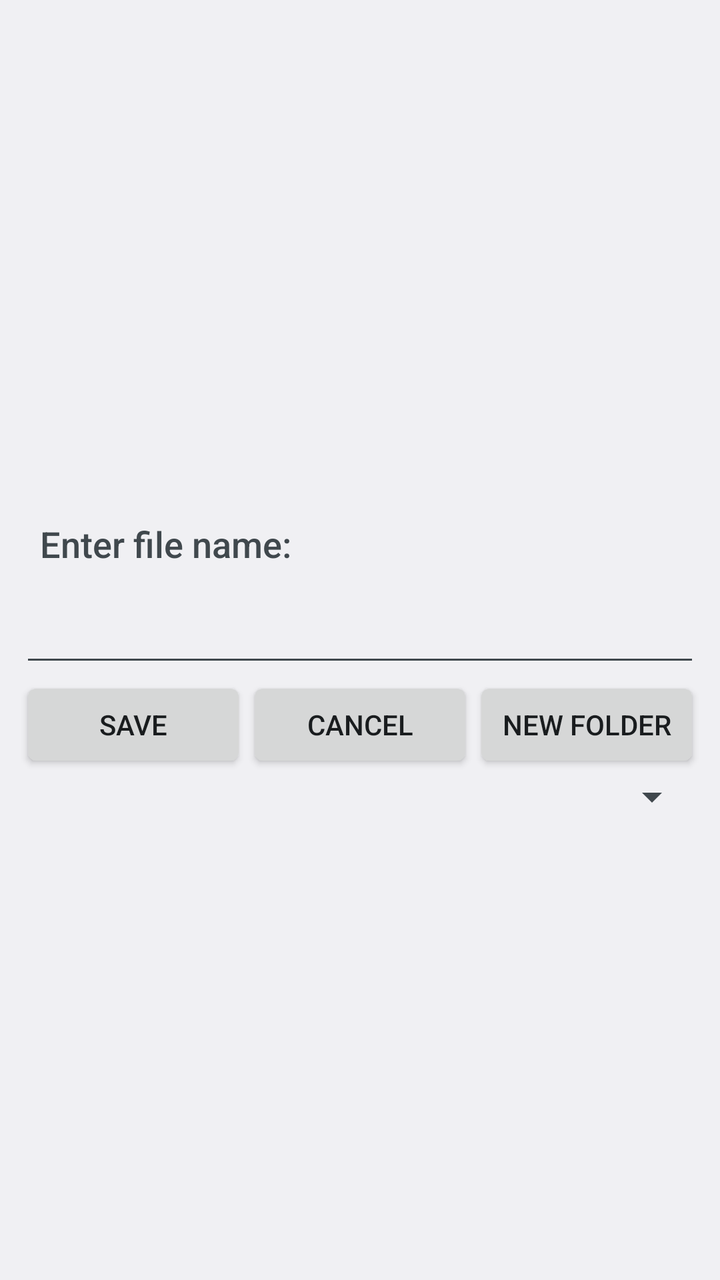
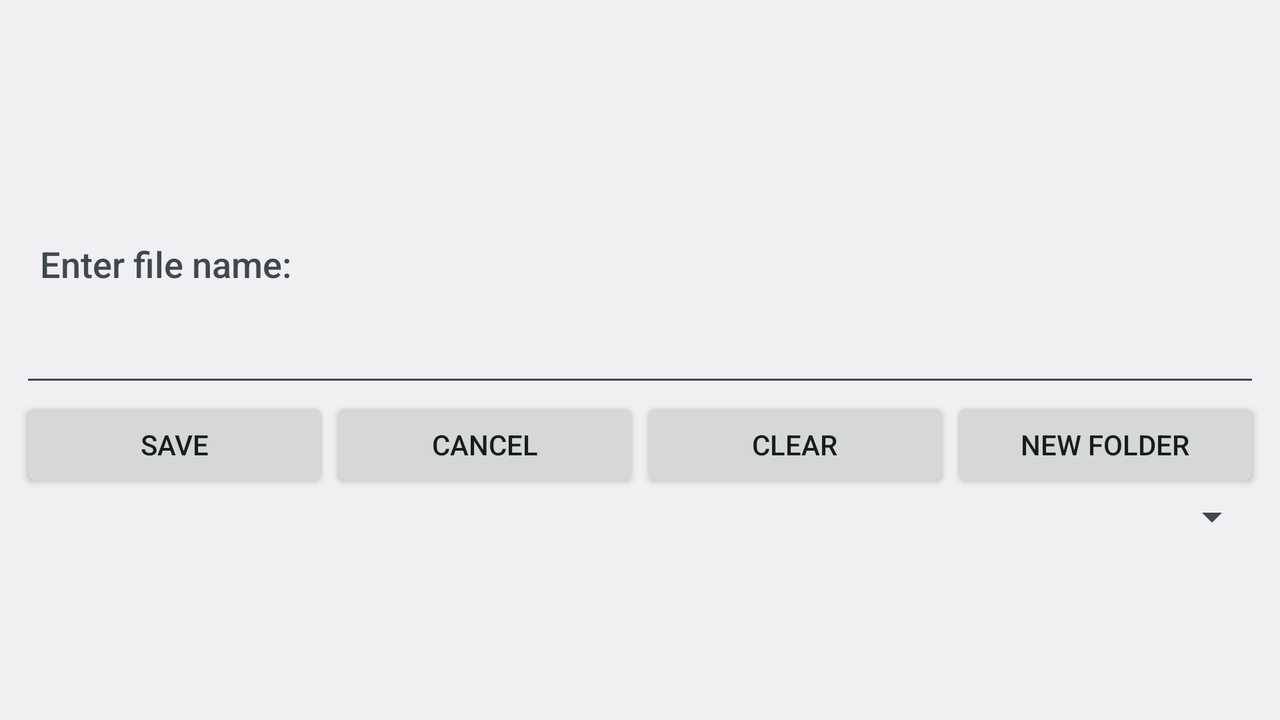

An Android layout and its configuration variant, each rendered on a device that would load it. The default file and the variant file are quoted in full after the pictures.
<!-- AndroidManifest.xml: application theme AppTheme -->
<!-- res/layout/dialog.xml -->
<LinearLayout xmlns:android="http://schemas.android.com/apk/res/android"
    android:id="@+id/saveFileDialog"
    android:layout_width="fill_parent"
    android:layout_height="fill_parent"
    android:orientation="vertical">
    <ListView
        android:id="@+id/fileList"
        android:layout_width="fill_parent"
        android:layout_height="wrap_content"
        android:layout_weight="0.5"
        android:padding="10dp" />
    <ScrollView 
       		android:layout_width="fill_parent"
	        android:layout_height="wrap_content"
	        android:layout_weight="0.5">
	    <LinearLayout
	        android:id="@+id/fileLinearLayout2"
	        android:layout_width="fill_parent"
	        android:layout_height="wrap_content"
	        android:orientation="vertical"
	        android:padding="10dp" >
	
	        <TextView
	            android:id="@+id/fileTextView1"
	            android:layout_width="wrap_content"
	            android:layout_height="wrap_content"
	            android:padding="10dp"
	            android:text="@string/enterFileName"
	            android:textAppearance="?android:attr/textAppearanceMedium" />
	        <EditText
	            android:id="@+id/fileName"
	            android:layout_width="fill_parent"
	            android:layout_height="wrap_content"
	            android:contentDescription="@string/enterFileName"
	            android:inputType="text"
	            android:padding="10dp" />
	        <LinearLayout
	            android:id="@+id/fileLinearLayout3"
	            android:layout_width="fill_parent"
	            android:layout_height="wrap_content"
	            android:orientation="horizontal" >
	            <Button
	                android:id="@+id/fileSaveLoad"
	                android:layout_width="fill_parent"
	                android:layout_height="wrap_content"
	                android:layout_weight="1"
	                android:padding="10dp"
	                android:text="@string/saveButtonText" />
	            <Button
	                android:id="@+id/fileCancel"
	                android:layout_width="fill_parent"
	                android:layout_height="wrap_content"
	                android:layout_weight="1"
	                android:padding="10dp"
	                android:text="@string/cancelButtonText" />
	            <Button
	                android:id="@+id/newFolder"
	                android:layout_width="fill_parent"
	                android:layout_height="wrap_content"
	                android:layout_weight="1"
	                android:text="@string/newFolderButtonText" />            
	        </LinearLayout>
	        <Spinner
		            android:id="@+id/fileFilter"
		            android:layout_width="fill_parent"
		            android:layout_height="wrap_content" />
	    </LinearLayout>
    </ScrollView>
</LinearLayout>
<!-- resources referenced by this layout -->
<resources>
  <string name="cancelButtonText">Cancel</string>
  <string name="enterFileName">Enter file name:</string>
  <string name="newFolderButtonText">New folder</string>
  <string name="saveButtonText">Save</string>
  <style name="AppTheme" parent="android:Theme.DeviceDefault.Light">
          <item name="colorPrimary">@color/colorPrimary</item>
          <item name="colorPrimaryDark">@color/colorPrimaryDark</item>
          <item name="colorAccent">@color/colorAccent</item>
          <item name="colorControlHighlight">@color/colorAccent</item>
          <item name="android:actionBarStyle">@style/AppTheme.ActionBarTheme</item>
      </style>
  <color name="colorPrimary">#3F51B5</color>
  <color name="colorPrimaryDark">#303F9F</color>
  <color name="colorAccent">#FF4081</color>
  <style name="AppTheme.ActionBarTheme" parent="@android:style/Theme.DeviceDefault.Light.DarkActionBar">
          <item name="android:background">@color/colorPrimary</item>
          <item name="android:textColor">@color/colorLight</item>
          <item name="android:itemBackground">@color/colorLight</item>
          <item name="android:actionBarItemBackground">@color/colorLight</item>
          <item name="android:titleTextStyle">@style/AppTheme.ActionBarTheme.TitleTextStyle</item>
          <item name="android:icon">@mipmap/ic_search_icon</item>
          <item name="android:closeIcon">@mipmap/ic_launcher</item>
          <item name="android:actionOverflowButtonStyle">@style/AppTheme.OverflowButtonStyle</item>
      </style>
  <color name="colorLight">#FFFFFF</color>
  <style name="AppTheme.ActionBarTheme.TitleTextStyle" parent="ThemeOverlay.AppCompat.ActionBar">
          <item name="android:textColor">@color/colorLight</item>
          <item name="android:fontFamily">sans-serif</item>
      </style>
  <style name="AppTheme.OverflowButtonStyle" parent="Widget.AppCompat.ActionButton.Overflow">
          <item name="android:tint">@color/colorLight</item>
          <item name="android:color">@color/colorLight</item>
          <item name="android:background">@color/colorLight</item>
          <item name="android:colorForeground">@color/colorLight</item>
          <item name="android:colorPrimary">@color/colorLight</item>
      </style>
</resources>
<!-- res/layout-land/dialog.xml (the repository's variant of the layout above) -->
<!-- drawn on the phone turned sideways -->
<LinearLayout xmlns:android="http://schemas.android.com/apk/res/android"
    android:id="@+id/saveFileDialog"
    android:layout_width="fill_parent"
    android:layout_height="fill_parent"
    android:orientation="vertical">

    <ListView
        android:id="@+id/fileList"
        android:layout_width="fill_parent"
        android:layout_height="wrap_content"
        android:layout_weight="0.5"
        android:padding="10dp" />

    <ScrollView
        android:layout_width="fill_parent"
        android:layout_height="wrap_content"
        android:layout_weight="0.5">

        <LinearLayout
            android:id="@+id/fileLinearLayout2"
            android:layout_width="fill_parent"
            android:layout_height="wrap_content"
            android:orientation="vertical"
            android:padding="10dp">

            <TextView
                android:id="@+id/fileTextView1"
                android:layout_width="wrap_content"
                android:layout_height="wrap_content"
                android:padding="10dp"
                android:text="@string/enterFileName"
                android:textAppearance="?android:attr/textAppearanceMedium" />

            <EditText
                android:id="@+id/fileName_editText"
                android:layout_width="fill_parent"
                android:layout_height="wrap_content"
                android:contentDescription="@string/enterFileName"
                android:inputType="text"
                android:padding="10dp" />

            <LinearLayout
                android:id="@+id/fileLinearLayout3"
                android:layout_width="fill_parent"
                android:layout_height="wrap_content"
                android:orientation="horizontal">

                <Button
                    android:id="@+id/fileSaveLoad"
                    android:layout_width="fill_parent"
                    android:layout_height="wrap_content"
                    android:layout_weight="1"
                    android:padding="10dp"
                    android:text="@string/saveButtonText" />

                <Button
                    android:id="@+id/fileCancel"
                    android:layout_width="fill_parent"
                    android:layout_height="wrap_content"
                    android:layout_weight="1"
                    android:padding="10dp"
                    android:text="@string/cancelButtonText" />

                <Button
                    android:id="@+id/clearLine"
                    android:layout_width="fill_parent"
                    android:layout_height="wrap_content"
                    android:layout_weight="1"
                    android:text="@string/clearLineButtonText" />

                <Button
                    android:id="@+id/newFolder"
                    android:layout_width="match_parent"
                    android:layout_height="wrap_content"
                    android:layout_weight="1"
                    android:padding="10dp"
                    android:text="@string/newFolderButtonText" />

            </LinearLayout>

            <Spinner
                android:id="@+id/fileFilter"
                android:layout_width="fill_parent"
                android:layout_height="wrap_content" />
        </LinearLayout>
    </ScrollView>
</LinearLayout>
<!-- resources referenced by the variant -->
<!-- as the phone turned sideways resolves them -->
<resources>
  <string name="cancelButtonText">Cancel</string>
  <string name="clearLineButtonText">Clear</string>
  <string name="enterFileName">Enter file name:</string>
  <string name="newFolderButtonText">New folder</string>
  <string name="saveButtonText">Save</string>
  <style name="AppTheme" parent="android:Theme.DeviceDefault.Light">
          <item name="colorPrimary">@color/colorPrimary</item>
          <item name="colorPrimaryDark">@color/colorPrimaryDark</item>
          <item name="colorAccent">@color/colorAccent</item>
          <item name="colorControlHighlight">@color/colorAccent</item>
          <item name="android:actionBarStyle">@style/AppTheme.ActionBarTheme</item>
      </style>
  <color name="colorPrimary">#3F51B5</color>
  <color name="colorPrimaryDark">#303F9F</color>
  <color name="colorAccent">#FF4081</color>
  <style name="AppTheme.ActionBarTheme" parent="@android:style/Theme.DeviceDefault.Light.DarkActionBar">
          <item name="android:background">@color/colorPrimary</item>
          <item name="android:textColor">@color/colorLight</item>
          <item name="android:itemBackground">@color/colorLight</item>
          <item name="android:actionBarItemBackground">@color/colorLight</item>
          <item name="android:titleTextStyle">@style/AppTheme.ActionBarTheme.TitleTextStyle</item>
          <item name="android:icon">@mipmap/ic_search_icon</item>
          <item name="android:closeIcon">@mipmap/ic_launcher</item>
          <item name="android:actionOverflowButtonStyle">@style/AppTheme.OverflowButtonStyle</item>
      </style>
  <color name="colorLight">#FFFFFF</color>
  <style name="AppTheme.ActionBarTheme.TitleTextStyle" parent="ThemeOverlay.AppCompat.ActionBar">
          <item name="android:textColor">@color/colorLight</item>
          <item name="android:fontFamily">sans-serif</item>
      </style>
  <style name="AppTheme.OverflowButtonStyle" parent="Widget.AppCompat.ActionButton.Overflow">
          <item name="android:tint">@color/colorLight</item>
          <item name="android:color">@color/colorLight</item>
          <item name="android:background">@color/colorLight</item>
          <item name="android:colorForeground">@color/colorLight</item>
          <item name="android:colorPrimary">@color/colorLight</item>
      </style>
</resources>
